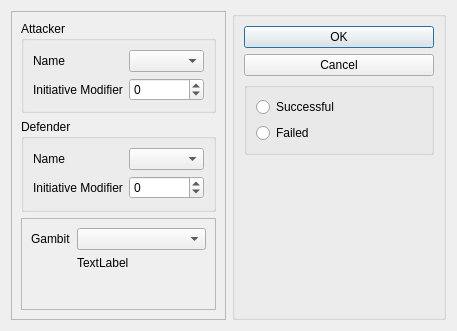
<?xml version="1.0" encoding="UTF-8"?>
<ui version="4.0">
 <class>Dialog</class>
 <widget class="QDialog" name="Dialog">
  <property name="geometry">
   <rect>
    <x>0</x>
    <y>0</y>
    <width>457</width>
    <height>331</height>
   </rect>
  </property>
  <property name="windowTitle">
   <string>Dialog</string>
  </property>
  <layout class="QHBoxLayout" name="horizontalLayout">
   <item>
    <widget class="QFrame" name="frame">
     <property name="frameShape">
      <enum>QFrame::StyledPanel</enum>
     </property>
     <property name="frameShadow">
      <enum>QFrame::Raised</enum>
     </property>
     <layout class="QVBoxLayout" name="verticalLayout">
      <item>
       <widget class="QGroupBox" name="groupBox">
        <property name="title">
         <string>Attacker</string>
        </property>
        <layout class="QFormLayout" name="formLayout_2">
         <item row="0" column="1">
          <widget class="QComboBox" name="attacker_combo"/>
         </item>
         <item row="1" column="0">
          <widget class="QLabel" name="label_2">
           <property name="text">
            <string>Initiative Modifier</string>
           </property>
          </widget>
         </item>
         <item row="1" column="1">
          <widget class="QSpinBox" name="a_spinBox">
           <property name="minimum">
            <number>-99</number>
           </property>
          </widget>
         </item>
         <item row="0" column="0">
          <widget class="QLabel" name="label">
           <property name="text">
            <string>Name</string>
           </property>
          </widget>
         </item>
        </layout>
       </widget>
      </item>
      <item>
       <widget class="QGroupBox" name="groupBox_2">
        <property name="title">
         <string>Defender</string>
        </property>
        <layout class="QFormLayout" name="formLayout_3">
         <item row="0" column="0">
          <widget class="QLabel" name="label_3">
           <property name="text">
            <string>Name</string>
           </property>
          </widget>
         </item>
         <item row="0" column="1">
          <widget class="QComboBox" name="defender_combobox"/>
         </item>
         <item row="1" column="0">
          <widget class="QLabel" name="label_4">
           <property name="text">
            <string>Initiative Modifier</string>
           </property>
          </widget>
         </item>
         <item row="1" column="1">
          <widget class="QSpinBox" name="d_spinbox">
           <property name="minimum">
            <number>-99</number>
           </property>
          </widget>
         </item>
        </layout>
       </widget>
      </item>
      <item>
       <widget class="QFrame" name="frame_2">
        <property name="frameShape">
         <enum>QFrame::StyledPanel</enum>
        </property>
        <property name="frameShadow">
         <enum>QFrame::Raised</enum>
        </property>
        <layout class="QFormLayout" name="formLayout_4">
         <item row="0" column="0">
          <widget class="QLabel" name="label_5">
           <property name="text">
            <string>Gambit</string>
           </property>
          </widget>
         </item>
         <item row="0" column="1">
          <widget class="QComboBox" name="comboBox"/>
         </item>
         <item row="1" column="1">
          <widget class="QLabel" name="label_6">
           <property name="text">
            <string>TextLabel</string>
           </property>
          </widget>
         </item>
        </layout>
       </widget>
      </item>
     </layout>
    </widget>
   </item>
   <item>
    <widget class="QGroupBox" name="groupBox_3">
     <property name="sizePolicy">
      <sizepolicy hsizetype="Preferred" vsizetype="Preferred">
       <horstretch>0</horstretch>
       <verstretch>0</verstretch>
      </sizepolicy>
     </property>
     <property name="title">
      <string/>
     </property>
     <property name="alignment">
      <set>Qt::AlignLeading|Qt::AlignLeft|Qt::AlignTop</set>
     </property>
     <layout class="QVBoxLayout" name="verticalLayout_2">
      <item>
       <widget class="QDialogButtonBox" name="buttonBox">
        <property name="sizePolicy">
         <sizepolicy hsizetype="Minimum" vsizetype="Fixed">
          <horstretch>0</horstretch>
          <verstretch>0</verstretch>
         </sizepolicy>
        </property>
        <property name="orientation">
         <enum>Qt::Vertical</enum>
        </property>
        <property name="standardButtons">
         <set>QDialogButtonBox::Cancel|QDialogButtonBox::Ok</set>
        </property>
       </widget>
      </item>
      <item>
       <widget class="QGroupBox" name="groupBox_4">
        <property name="sizePolicy">
         <sizepolicy hsizetype="Preferred" vsizetype="Fixed">
          <horstretch>0</horstretch>
          <verstretch>0</verstretch>
         </sizepolicy>
        </property>
        <property name="layoutDirection">
         <enum>Qt::LeftToRight</enum>
        </property>
        <property name="title">
         <string/>
        </property>
        <property name="alignment">
         <set>Qt::AlignLeading|Qt::AlignLeft|Qt::AlignTop</set>
        </property>
        <layout class="QVBoxLayout" name="verticalLayout_3">
         <item>
          <widget class="QRadioButton" name="success_radio">
           <property name="text">
            <string>Successful</string>
           </property>
          </widget>
         </item>
         <item>
          <widget class="QRadioButton" name="fail_radio">
           <property name="text">
            <string>Failed</string>
           </property>
          </widget>
         </item>
        </layout>
       </widget>
      </item>
      <item>
       <spacer name="verticalSpacer">
        <property name="orientation">
         <enum>Qt::Vertical</enum>
        </property>
        <property name="sizeHint" stdset="0">
         <size>
          <width>20</width>
          <height>40</height>
         </size>
        </property>
       </spacer>
      </item>
     </layout>
    </widget>
   </item>
  </layout>
 </widget>
 <resources/>
 <connections>
  <connection>
   <sender>buttonBox</sender>
   <signal>accepted()</signal>
   <receiver>Dialog</receiver>
   <slot>accept()</slot>
   <hints>
    <hint type="sourcelabel">
     <x>248</x>
     <y>254</y>
    </hint>
    <hint type="destinationlabel">
     <x>157</x>
     <y>274</y>
    </hint>
   </hints>
  </connection>
  <connection>
   <sender>buttonBox</sender>
   <signal>rejected()</signal>
   <receiver>Dialog</receiver>
   <slot>reject()</slot>
   <hints>
    <hint type="sourcelabel">
     <x>316</x>
     <y>260</y>
    </hint>
    <hint type="destinationlabel">
     <x>286</x>
     <y>274</y>
    </hint>
   </hints>
  </connection>
 </connections>
</ui>
